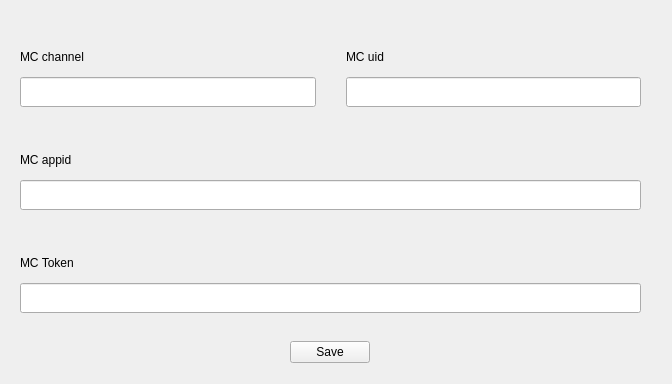
<?xml version="1.0" encoding="UTF-8"?>
<ui version="4.0">
 <class>AgoraInitWidget</class>
 <widget class="QWidget" name="AgoraInitWidget">
  <property name="geometry">
   <rect>
    <x>0</x>
    <y>0</y>
    <width>672</width>
    <height>384</height>
   </rect>
  </property>
  <property name="sizeIncrement">
   <size>
    <width>300</width>
    <height>50</height>
   </size>
  </property>
  <property name="windowTitle">
   <string>Form</string>
  </property>
  <widget class="QWidget" name="verticalLayoutWidget">
   <property name="geometry">
    <rect>
     <x>0</x>
     <y>9</y>
     <width>661</width>
     <height>392</height>
    </rect>
   </property>
   <layout class="QVBoxLayout" name="verticalLayout">
    <property name="spacing">
     <number>10</number>
    </property>
    <property name="topMargin">
     <number>10</number>
    </property>
    <property name="bottomMargin">
     <number>20</number>
    </property>
    <item>
     <layout class="QHBoxLayout" name="horizontalLayout_2">
      <property name="spacing">
       <number>30</number>
      </property>
      <property name="leftMargin">
       <number>20</number>
      </property>
      <property name="rightMargin">
       <number>20</number>
      </property>
      <property name="bottomMargin">
       <number>0</number>
      </property>
      <item>
       <layout class="QVBoxLayout" name="verticalLayout_3">
        <property name="spacing">
         <number>5</number>
        </property>
        <property name="leftMargin">
         <number>0</number>
        </property>
        <property name="topMargin">
         <number>5</number>
        </property>
        <property name="bottomMargin">
         <number>15</number>
        </property>
        <item>
         <widget class="QLabel" name="label_2">
          <property name="maximumSize">
           <size>
            <width>16777215</width>
            <height>30</height>
           </size>
          </property>
          <property name="text">
           <string>MC channel</string>
          </property>
         </widget>
        </item>
        <item>
         <widget class="QLineEdit" name="textEdit_channel">
          <property name="maximumSize">
           <size>
            <width>16777215</width>
            <height>30</height>
           </size>
          </property>
         </widget>
        </item>
       </layout>
      </item>
      <item>
       <layout class="QVBoxLayout" name="verticalLayout_4">
        <property name="spacing">
         <number>5</number>
        </property>
        <property name="topMargin">
         <number>5</number>
        </property>
        <property name="bottomMargin">
         <number>15</number>
        </property>
        <item>
         <widget class="QLabel" name="label_3">
          <property name="maximumSize">
           <size>
            <width>16777215</width>
            <height>30</height>
           </size>
          </property>
          <property name="text">
           <string>MC uid</string>
          </property>
         </widget>
        </item>
        <item>
         <widget class="QLineEdit" name="textEdit_uid">
          <property name="maximumSize">
           <size>
            <width>16777215</width>
            <height>30</height>
           </size>
          </property>
         </widget>
        </item>
       </layout>
      </item>
     </layout>
    </item>
    <item>
     <layout class="QVBoxLayout" name="verticalLayout_2">
      <property name="leftMargin">
       <number>20</number>
      </property>
      <property name="topMargin">
       <number>0</number>
      </property>
      <property name="rightMargin">
       <number>20</number>
      </property>
        <property name="bottomMargin">
         <number>15</number>
        </property>
      <item>
       <widget class="QLabel" name="label">
        <property name="maximumSize">
         <size>
          <width>16777215</width>
          <height>20</height>
         </size>
        </property>
        <property name="text">
         <string>MC appid</string>
        </property>
       </widget>
      </item>
      <item>
       <widget class="QLineEdit" name="textEdit_appid">
        <property name="maximumSize">
         <size>
          <width>16777215</width>
          <height>30</height>
         </size>
        </property>
       </widget>
      </item>
     </layout>
    </item>
    <item>
     <layout class="QVBoxLayout" name="verticalLayout_2">
      <property name="leftMargin">
       <number>20</number>
      </property>
      <property name="topMargin">
       <number>0</number>
      </property>
      <property name="rightMargin">
       <number>20</number>
      </property>
      <item>
       <widget class="QLabel" name="label">
        <property name="maximumSize">
         <size>
          <width>16777215</width>
          <height>20</height>
         </size>
        </property>
        <property name="text">
         <string>MC Token</string>
        </property>
       </widget>
      </item>
      <item>
       <widget class="QLineEdit" name="textEdit_token">
        <property name="maximumSize">
         <size>
          <width>16777215</width>
          <height>30</height>
         </size>
        </property>
       </widget>
      </item>
     </layout>
    </item>
    <item>
     <layout class="QHBoxLayout" name="horizontalLayout">
      <property name="spacing">
       <number>0</number>
      </property>
      <property name="sizeConstraint">
       <enum>QLayout::SetDefaultConstraint</enum>
      </property>
      <property name="rightMargin">
       <number>0</number>
      </property>
      <item>
       <widget class="QPushButton" name="saveButton">
        <property name="maximumSize">
         <size>
          <width>80</width>
          <height>16777215</height>
         </size>
        </property>
        <property name="text">
         <string>Save</string>
        </property>
       </widget>
      </item>
     </layout>
    </item>
   </layout>
  </widget>
 </widget>
 <resources/>
 <connections/>
</ui>
